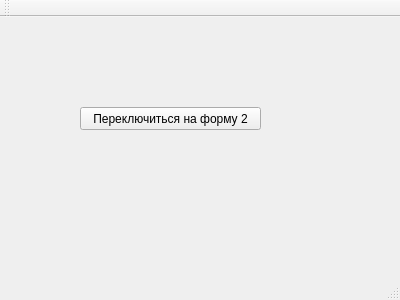
<?xml version="1.0" encoding="UTF-8"?>
<ui version="4.0">
 <class>MainWindow</class>
 <widget class="QMainWindow" name="MainWindow">
  <property name="geometry">
   <rect>
    <x>0</x>
    <y>0</y>
    <width>400</width>
    <height>300</height>
   </rect>
  </property>
  <property name="windowTitle">
   <string>Форма 1</string>
  </property>
  <widget class="QWidget" name="centralWidget">
   <widget class="QPushButton" name="pushButton">
    <property name="geometry">
     <rect>
      <x>80</x>
      <y>90</y>
      <width>181</width>
      <height>23</height>
     </rect>
    </property>
    <property name="text">
     <string>Переключиться на форму 2</string>
    </property>
   </widget>
  </widget>
  <widget class="QMenuBar" name="menuBar">
   <property name="geometry">
    <rect>
     <x>0</x>
     <y>0</y>
     <width>400</width>
     <height>21</height>
    </rect>
   </property>
  </widget>
  <widget class="QToolBar" name="mainToolBar">
   <attribute name="toolBarArea">
    <enum>TopToolBarArea</enum>
   </attribute>
   <attribute name="toolBarBreak">
    <bool>false</bool>
   </attribute>
  </widget>
  <widget class="QStatusBar" name="statusBar"/>
 </widget>
 <layoutdefault spacing="6" margin="11"/>
 <resources/>
 <connections/>
</ui>
